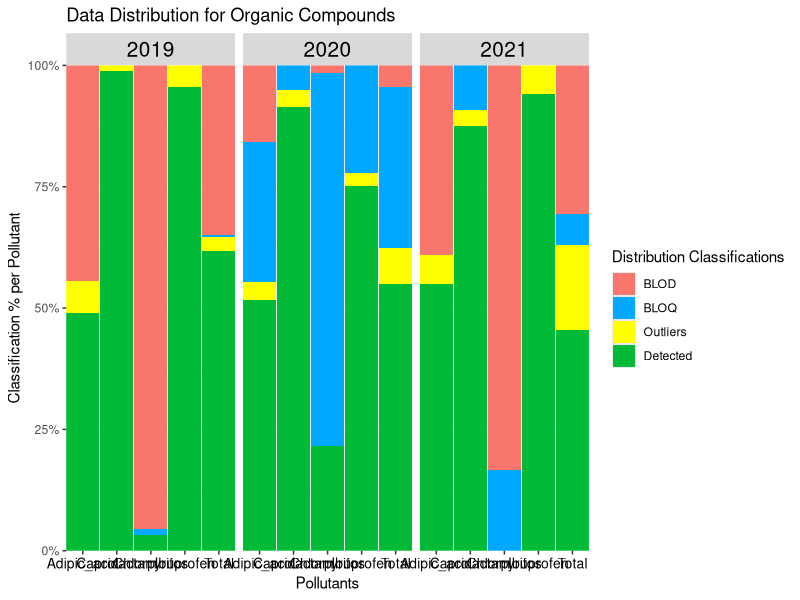
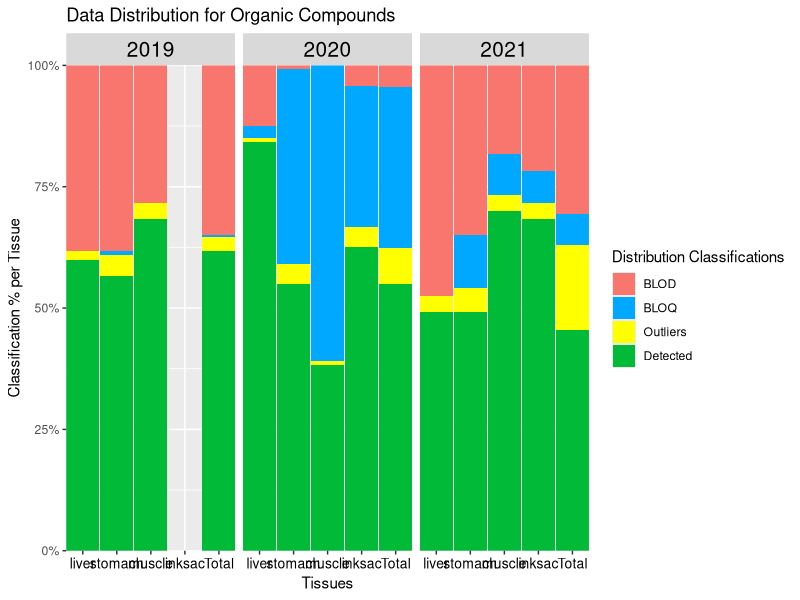

Generate these figures, in order, with R:
#LOADING LIBRARIES----
library(ggplot2)  # For plotting graphs
library(dplyr) # for data manipulation
library(tidyr) # For a collection of R packages used for data manipulation and visualization.
library(stringr) # For String Manipulation
library(tibble)



#Data Processor Function before doing analysis
#IT is recommended that the 'Keep_LOQ_values' argument remain as FALSE to remove all values below blank control (BB) or LOQ (BLOQ) to get a more accurate figure for the number of outliers within the dataset for the data distribution otherwise it will also classify values that are BB or BLOQ  as outliers leading to couble counting.
process_dataset_for_data_distribution <- function(data, keep_LOQ_values=FALSE) {
  # Check if the dataset is Heavy Metals (Ag is in the 16th column)
  if (grepl("Fe|Ag", colnames(data)[16])) {
    
    # Processing for Heavy Metals dataset
    data <- data %>%
      relocate(1:15, colnames(data)[16:25]) %>%
      mutate(across(4, ~ paste0(., ".")))  # Add "." to column 4
    
    # FUNCTIONS TO HELP MODIFY ID NUMBERS FOR FURTHER ANALYSIS (HM)
    ID_num_modifier <- function(x){#padding 0 to first two digits
      if (str_detect(substring(x[4],1,2),"\\.") == TRUE){ 
        modified_id=paste('0',substring(x[4],1,))
        modified_id<- gsub(" ", "",  modified_id)
        x[4] <- gsub(substring(x[4],1,), modified_id,  x[4])
      }
      return(x)
    }
    
    
    # Apply the 'ID_num_modifier' function and remove "." from the 'Area' column for data version 1 with numerical values as concentrationentrations
    data1 <- as.data.frame(t(apply(data, MARGIN = 1, ID_num_modifier)))
    data1$ID_num <- gsub("\\.", "", data1$ID_num)
    
    # Apply the 'ID_num_modifier' function and remove "." from the 'Area' column for data version 2 with classification groups (categorical values) representing concentration values
    data2 <- as.data.frame(t(apply(data, MARGIN = 1, ID_num_modifier)))
    data2$ID_num <- gsub("\\.", "", data2$ID_num)
    
    if(keep_LOQ_values == FALSE){
      cat("The LOQ values were replaced with 0.\n")
      # Replace "BLOQ" values with 0 in the relevant columns (16:25)
      data1[, 16:25] <- lapply(data1[, 16:25], gsub, pattern = ".*BLOQ.*", replacement = 0)
      data1[,c(16:25)] <- lapply(data1[,c(16:25)], gsub, pattern = ".*BB.*", replacement = 0)
      data1[,c(16:25)] <- lapply(data1[,c(16:25)], gsub, pattern = "^0$", replacement = 0)
      data1[,c(16:25)]  <- lapply(data1[,c(16:25)] , gsub, pattern = "N/A", replacement = 0)
      
      data2[,c(16:25)] <- lapply(data2[,c(16:25)], gsub, pattern = ".*BLOQ.*", replacement = 'BB+BLOQ')
      data2[,c(16:25)] <- lapply(data2[,c(16:25)], gsub, pattern = ".*BB.*", replacement = 'BB+BLOQ')
      data2[,c(16:25)] <- lapply(data2[,c(16:25)], gsub, pattern = "^0$", replacement = 'BLOD')
      data2[,c(16:25)]  <- lapply(data2[,c(16:25)] , gsub, pattern = "N/A", replacement = 'BLOD')
      data2[,c(16:25)] <- lapply(data2[,c(16:25)], gsub, pattern = "[0-9.]+", replacement = "Detected")
      return(list(dataset_with_numerical_values=data1, dataset_with_categorical_values=data2))
      
    }else{
      # Removing "BLOQ" and "BB" values in the relevant columns (16:25)
      data1[, 16:25] <- lapply(data1[, 16:25], gsub, pattern = " BLOQ", replacement = "")
      data1[,c(16:25)] <- lapply(data1[,c(16:25)], gsub, pattern = " BB", replacement = "")
      data1[,c(16:25)] <- lapply(data1[,c(16:25)], gsub, pattern = "^0$", replacement = 0)
      data1[,c(16:25)]  <- lapply(data1[,c(16:25)] , gsub, pattern = "N/A", replacement = 0)
      
      data2[,c(16:25)] <- lapply(data2[,c(16:25)], gsub, pattern = ".*BLOQ.*", replacement = 'BB+BLOQ')
      data2[,c(16:25)] <- lapply(data2[,c(16:25)], gsub, pattern = ".*BB.*", replacement = 'BB+BLOQ')
      data2[,c(16:25)] <- lapply(data2[,c(16:25)], gsub, pattern = "^0$", replacement = 'BLOD')
      data2[,c(16:25)]  <- lapply(data2[,c(16:25)] , gsub, pattern = "N/A", replacement = 'BLOD')
      data2[,c(16:25)] <- lapply(data2[,c(16:25)], gsub, pattern = "[0-9.]+", replacement = "Detected")
      
      process_with_user_input <- function() {
        # Ask the user if they want to keep LOQ values
        keep_loq <- readline(prompt = "Do you want to keep the original LOQ values? (yes/no): ")
        
        if (tolower(keep_loq) == "yes") {
          cat("You chose to keep LOQ values.\n")
          return("Keep LOQ") # Return a clear message indicating the choice
        } else if (tolower(keep_loq) == "no") {
          multiplier <- NA
          while (is.na(multiplier)) {
            user_input <- readline(prompt = "What number do you want to multiply the LOQ values by? ")
            multiplier <- suppressWarnings(as.numeric(user_input))
            
            if (is.na(multiplier)) {
              cat("Invalid input. Please enter a numeric value.\n")
            }
          }
          
          cat("You chose a multiplier of ", multiplier, ".\n")
          return(multiplier) # Return the chosen multiplier
        } else {
          cat("Invalid input. Please answer with 'yes' or 'no'.\n")
          return(NULL) # Return NULL for invalid input
        }
      }
      
      # To get user input for 
      user_choice <- process_with_user_input()
      
      # Modify "BLOQ" and "BB" values with userinput in the relevant columns (16:25)
      process_data <- function(data, multiplier) {
        # Validate user input
        if (is.na(multiplier)) {
          stop("Invalid multiplier. Please enter a numeric value.")
        }
        
        data1[, 16:25] <- lapply(16:25, function(index) {
          column <- data[[index]]  # Extract the column
          # Identify which values contain "BLOQ" or "BB"
          bloq_bb_mask <- grepl(" BLOQ| BB", column)
          # Remove "BLOQ" and "BB" text and convert to numeric
          cleaned_column <- suppressWarnings(as.numeric(gsub(" BLOQ| BB", "", column)))
          
          # Multiply only the masked values by the multiplier
          if (is.numeric(multiplier)) {
            cleaned_column[bloq_bb_mask] <- cleaned_column[bloq_bb_mask] * multiplier
          }
          
          # Return the updated column
          return(cleaned_column)
        })
        
        # Return the updated dataset
        return(list(dataset_with_numerical_values=data1, dataset_with_categorical_values=data2))
      }
      data1 <-process_data(data, user_choice)
      #return(list(dataset_with_numerical_values=data1, dataset_with_categorical_values=data2))
    }
    
  } else {
    # Processing for Organic Compounds dataset
    data <- data %>%
      relocate(Area, .after = ID_num) %>%
      mutate(across(4, ~ paste0(., ".")))  # Add "." to column 4
    
    # Convert column 6 to lowercase
    data[, 6] <- tolower(data[, 6])
    
    
    # FUNCTIONS TO HELP MODIFY ID NUMBERS FOR FURTHER ANALYSIS (HM)
    ID_num_modifier <- function(x){#padding 0 to first two digits
      if (str_detect(substring(x[4],1,2),"\\.") == TRUE){ 
        sk=paste('0',substring(x[4],1,))
        sk<- gsub(" ", "",  sk)
        x[4] <- gsub(substring(x[4],1,), sk,  x[4])
      }
      return(x)
    }
    
    # Apply the 'ID_num_modifier' function and remove "." from the 'Area' column for data version 1 with numerical values as concentrations
    data1 <- as.data.frame(t(apply(data, MARGIN = 1, ID_num_modifier)))
    data1$ID_num <- gsub("\\.", "", data1$ID_num)
    
    # Apply the 'ID_num_modifier' function and remove "." from the 'Area' column for data version 2 with classification groups representing concentration values
    data2 <- as.data.frame(t(apply(data, MARGIN = 1, ID_num_modifier)))
    data2$ID_num <- gsub("\\.", "", data2$ID_num)
    
    if(keep_LOQ_values == FALSE){
      cat("The LOQ values were replaced with 0.\n")
      # Replace "BLOQ", "N/A", and "0" values with 0 in the relevant columns (16:19)
      data1[, 16:19] <- lapply(data1[, 16:19], gsub, pattern = ".*BLOQ.*", replacement = 0)
      data1[, 16:19] <- lapply(data1[, 16:19], gsub, pattern = "N/A", replacement = 0)
      data1[, 16:19] <- lapply(data1[, 16:19], gsub, pattern = "^0$", replacement = 0)
      
      data2[,c(16:19)] <- lapply(data2[,c(16:19)], gsub, pattern = ".*BLOQ.*", replacement = 'BLOQ')
      data2[,c(16:19)] <- lapply(data2[,c(16:19)], gsub, pattern = "^0$", replacement = 'BLOD')
      data2[,c(16:19)]  <- lapply(data2[,c(16:19)] , gsub, pattern = "N/A", replacement = 'BLOD')
      data2[,c(16:19)] <- lapply(data2[,c(16:19)], gsub, pattern = "[0-9.]+", replacement = "Detected")
      
      return(list(dataset_with_numerical_values=data1, dataset_with_categorical_values=data2))
      
    }else{
      # Removing "BLOQ" and  values in the relevant columns (16:19)
      data1[, 16:19] <- lapply(data1[, 16:19], gsub, pattern = " BLOQ", replacement = "")
      data1[, 16:19] <- lapply(data1[, 16:19], gsub, pattern = "N/A", replacement = 0)
      data1[, 16:19] <- lapply(data1[, 16:19], gsub, pattern = "^0$", replacement = 0)
      
      data2[,c(16:19)] <- lapply(data2[,c(16:19)], gsub, pattern = ".*BLOQ.*", replacement = 'BLOQ')
      data2[,c(16:19)] <- lapply(data2[,c(16:19)], gsub, pattern = "^0$", replacement = 'BLOD')
      data2[,c(16:19)]  <- lapply(data2[,c(16:19)] , gsub, pattern = "N/A", replacement = 'BLOD')
      data2[,c(16:19)] <- lapply(data2[,c(16:19)], gsub, pattern = "[0-9.]+", replacement = "Detected")
      
      process_with_user_input <- function() {
        # Ask the user if they want to keep LOQ values
        keep_loq <- readline(prompt = "Do you want to keep LOQ values? (yes/no): ")
        
        if (tolower(keep_loq) == "yes") {
          cat("You chose to keep LOQ values.\n")
          return("Keep LOQ") # Return a clear message indicating the choice
        } else if (tolower(keep_loq) == "no") {
          multiplier <- NA
          
          while (is.na(multiplier)) {
            user_input <- readline(prompt = "What number do you want to multiply the LOQ values by? ")
            multiplier <- suppressWarnings(as.numeric(user_input))
            
            if (is.na(multiplier)) {
              cat("Invalid input. Please enter a numeric value.\n")
            }
          }
          
          cat("You chose a multiplier of ", multiplier, ".\n")
          return(multiplier) # Return the chosen multiplier
        } else {
          cat("Invalid input. Please answer with 'yes' or 'no'.\n")
          return(NULL) # Return NULL for invalid input
        }
      }
      
      # To get user input for 
      user_choice <- process_with_user_input()
      
      # Modify "BLOQ" and "BB" values with userinput in the relevant columns (16:25)
      process_data <- function(data, multiplier) {
        # Validate user input
        if (is.na(multiplier)) {
          stop("Invalid multiplier. Please enter a numeric value.")
        }
        data1[, 16:19] <- lapply(16:19, function(index) {
          column <- data[[index]]  # Extract the column
          # Identify which values contain "BLOQ" or "BB"
          bloq_bb_mask <- grepl(" BLOQ| BB", column)
          # Remove "BLOQ" and "BB" text and convert to numeric
          cleaned_column <- suppressWarnings(as.numeric(gsub(" BLOQ| BB", "", column)))
          
          # Multiply only the masked values by the multiplier
          if (is.numeric(multiplier)) {
            cleaned_column[bloq_bb_mask] <- cleaned_column[bloq_bb_mask] * multiplier
          }
          
          # Return the updated column
          return(cleaned_column)
        })
        # Return the updated dataset
        return(list(dataset_with_numerical_values=data1, dataset_with_categorical_values=data2))
      }
      data1 <-process_data(data, user_choice)
      #return(list(dataset_with_numerical_values=data1, dataset_with_categorical_values=data2))
    }
  }
}


# Data Processing for Heavy Metals dataset
heavymetals_data <- read.csv("2-Data Distribution/Final_Results_From_Task 1/Final_HMresults_mgkg.csv", header = TRUE)
datasets_for_heavy_metals_data_distribution <- process_dataset_for_data_distribution(heavymetals_data, keep_LOQ_values = FALSE) 


# Data Processing for Organic Compounds dataset
organiccompounds_data <- read.csv("2-Data Distribution/Final_Results_From_Task 1/Final_OCresults_mgkg.csv", header = TRUE)
datasets_for_organic_compounds_data_distribution <- process_dataset_for_data_distribution(organiccompounds_data, keep_LOQ_values = FALSE)




#FUNCTIONS FOR PROCESSING DATA

#This helper function iterates through the dataset_for_numerical_values_per_tissue by row in the concentration column. If the value is three times the mean of the other values within that dataset then it is flagged as an outlier. It also counts the number of outliers for each tissue in each year. 
#x=dataset_for_numerical_values_per_tissue which has already been subsetted per pollutant 
#y=input_dataset_numerical_values which is the initial dataset loaded before being subsetted.
outliercheck <- function(x, y){
  if (grepl("Fe|Ag", colnames(y)[16])) {
    column_range <- 16:25
    z<-y
  }else{
    column_range <- 16:19
    z<-y
  }
  
  #preparing empty lists to store results
  list0 <- list()
  list0names <- c()
  count_outliers<- c()
  
  #For loop iterates over dataset_for_numerical_values_per_tissue to find outlier based on compliance check. It iterates over each value within that dataset and if the value is three times the mean of the other values within that dataset then it is flagged as an outlier.
  for (row in 1:nrow(x)){
    if((as.numeric(x[row,'concentration']))>(3*mean(as.numeric(x[-row,'concentration'])))){
      count_outliers <- append(count_outliers, 1)
      x[row,'outlier'] <- 'yes'
    }else{
      count_outliers <- append(count_outliers, 0)
      x[row,'outlier'] <- 'no'
    }
  }
  
  #This dataset gives the  number of outliers for each tissue per pollutant and labelled as outlier count.
  final_count_outliers <- sum(count_outliers)
  list0<-append(list(final_count_outliers),list0, 0)
  name0 <- paste("summarized_categorical_values_1", sep = "")
  list0names <- append(list0names,name0)
  
  #This dataset tells you which value within the subsetted dataset is considered an outlier based on the rules set.
  list0<-append(list(x),list0, 0)
  name0 <- paste("outlier_detection_dataset1", sep = "")
  list0names <- append(list0names,name0)
  
  
  #NEED TO RECHECK THIS BECAUSE I MIGHT NOT NEED IT
  list0<-append(list(z),list0, 0)
  name0 <- paste("partial_input_dataset", sep = "")
  list0names <- append(list0names,name0)
  
  #Returning list to be further processsed
  return(outlier_dataset_list=list0)
}


#This helper function iterates uses the data_list input and subsets both the numerical and categoral datasets per year, pollutant and tissue for detailed processing of data distribution which includes summarizing the data per year, tissue and pollutant to find out which and how many of the concentration values using the classification categories (detected, below limit of quantification (BLOQ) and below limit of detection (BLOD) and Below blank control (BB)). In addition it uses the outliercheck function to detect and summarize the number of outliers in each subsetted dataset and returns summarized dataframes showing the detected outlier values and final datasets where the outliers are removed or not based on the users preference. It also returns the summarized categorical dataset showing the number of values for each category per year, pollutant and tissue.
summarizing_and_subsetting_datasets <- function (x, y, classification_categories, status_levels, column_range){
  
  
  #LOADING INPUT DATASETS
  #Loading datasets from lists to be subsetted later for data distribution processing
  Subset_of_dataset_with_numerical_values <- x[,c(column_range,1,3,6)]
  Subset_of_dataset_with_categorical_values <- y[,c(column_range,1,3,6)]
  
  
  
  input_dataset_numerical_values<-x #saving the dataset_with_numerical_values as the input dataset for outliercheck and fiinal_dataset creation
  #print(input_dataset_numerical_values)
  
  #loading classification categories
  {if(!is.na(classification_categories[1]))category1<-(classification_categories[1])}
  {if(!is.na(classification_categories[2]))category2<-(classification_categories[2])}
  {if(!is.na(classification_categories[3]))category3<-(classification_categories[3])}
  
  
  #HOUSEKEEPING BEFORE PROCESSING
  #Getting column names from datasets
  column_names <- colnames(input_dataset_numerical_values)[column_range]
  
  
  
  #arranging tissues into a vector specifically to rank them accoriding to toxicity (from tissue with highest toxicity to lowest)
  tissues <- c('liver', 'stomach', 'muscle', 'inksac')
  
  #Saving years as levels for for loop
  years <- levels(factor(input_dataset_numerical_values[,3]))
  
  #Changing loaded datasets to long format for further processing
  long_dataset_with_categorical_values <- Subset_of_dataset_with_categorical_values %>% pivot_longer(all_of(column_names), names_to = "pollutant", values_to = "status")
  
  long_dataset_with_numerical_values_no_zero <- Subset_of_dataset_with_numerical_values %>% pivot_longer(all_of(column_names), names_to = "pollutant", values_to = "concentration")%>%subset(concentration !=0)
  
  # long_dataset_with_numerical_values_with_zero <- Subset_of_dataset_with_numerical_values %>% pivot_longer(all_of(column_names), names_to = "pollutant", values_to = "concentration")
  
  
  
  #CREATING EMPTY DATAFRAMES
  
  
  #Empty dataframe to store the accumulated yearly total for the categorical values to be visualized later
  summarized_categorical_values_full <- data.frame(matrix(ncol=8, nrow = 0), check.names = FALSE)
  colnames(summarized_categorical_values_full)<-c('year', 'pollutant', 'Tissue', 'Total_N', classification_categories, 'Outliers')
  
  #Empty dataset for outlier detection using numerical dataset
  full_dataset_for_outlier_detection_using_numerical_values <- data.frame(matrix(ncol=5, nrow = 0), check.names = FALSE)
  colnames(full_dataset_for_outlier_detection_using_numerical_values)<-c('year','Tissue', 'pollutant', 'concentration', 'outlier')
  
  #Empty dataset for outlier count.
  summarized_categorical_values_1 <- data.frame(matrix(ncol=8, nrow = 0), check.names = FALSE)
  colnames(summarized_categorical_values_1)<-c('year', 'pollutant', 'Tissue', 'Total_N', classification_categories, 'Outliers')
  
  
  #Empty dataset for accumulated input dataset.
  full_input_dataset <- data.frame(matrix(ncol=ncol(input_dataset_numerical_values), nrow = 0), check.names = FALSE)
  colnames(full_input_dataset)<-colnames(input_dataset_numerical_values)
  
  
  
  #SUBSETTING INPUT DATASETS
  for (h in 1:length(years)){ 
    year <- years[h] 
    # This empty dataset was constructed to record the yearly total for the categorical values to be visualized later
    summarized_categorical_values_1 <- data.frame(matrix(ncol=8, nrow = 0), check.names = FALSE)
    colnames(summarized_categorical_values_1)<-c('year', 'pollutant', 'Tissue', 'Total_N', classification_categories, 'Outliers')
    
    #Empty dataframes for accumulated categirical data
    summarized_categorical_values_2_accumulated <- data.frame(matrix(ncol=8, nrow = 0), check.names = FALSE)
    colnames(summarized_categorical_values_2_accumulated)<-c('year', 'pollutant', 'Tissue', 'Total_N', classification_categories, 'Outliers')
    
    
    long_dataset_with_categorical_values_per_year <-as.data.frame(filter(long_dataset_with_categorical_values, Year==year))
    long_dataset_with_numerical_values_per_year<-as.data.frame(filter(long_dataset_with_numerical_values_no_zero, Year==year))
    
    # Used to subset categorical and numerical datasets per pollutant
    for (i in 1:length(column_names)) {
      pollutant_name <- column_names[i] 
      #Empty dataset for outlier detection using numerical dataset
      outlier_detection_using_numerical_values <- data.frame(matrix(ncol=5, nrow = 0), check.names = FALSE)
      colnames(outlier_detection_using_numerical_values) <-c('year','Tissue', 'pollutant', 'concentration', 'outlier')
      
      
      dataset_for_categorical_values_per_pollutant <-as.data.frame(filter(long_dataset_with_categorical_values_per_year, pollutant==pollutant_name))
      dataset_for_numerical_values_per_pollutant <-as.data.frame(filter(long_dataset_with_numerical_values_per_year, pollutant== pollutant_name))
      
      
      # Used to subset categorical and numerical datasets per tissue
      for(j in 1:length(tissues)){ 
        tissue_name <- tissues[j] 
        dataset_for_categorical_values_per_tissue<-as.data.frame(filter(dataset_for_categorical_values_per_pollutant, Tissue==tissue_name))
        dataset_for_numerical_values_per_tissue<-as.data.frame(filter(dataset_for_numerical_values_per_pollutant, Tissue==tissue_name)%>%mutate(outlier=NA))
        
        
        #summarizing dataset based on the count of each classification category with the final column as the sum of the outlier for the detected values using dataset_for_numerical_values_per_tissue   
        summarized_categorical_values_1[1,1] <- year
        summarized_categorical_values_1[1,2] <- pollutant_name
        summarized_categorical_values_1[1,3] <- tissue_name
        summarized_categorical_values_1[1,4] <- nrow(dataset_for_categorical_values_per_tissue)
        summarized_categorical_values_1[1,5] <- sum(str_count(dataset_for_categorical_values_per_tissue$status,category1))
        summarized_categorical_values_1[1,6] <- sum(str_count(dataset_for_categorical_values_per_tissue$status,fixed(category2)))
        summarized_categorical_values_1[1,7] <- sum(str_count(dataset_for_categorical_values_per_tissue$status,category3))
        # This "if function" is mainly used to accommodate datasets after being subsetted for tissue with at least one or no entries. for example; inksac in 2019.
        if(nrow(dataset_for_numerical_values_per_tissue)>1){
          summarized_categorical_values_1[1,8] <- outliercheck(x=dataset_for_numerical_values_per_tissue, y=input_dataset_numerical_values)[[1]]
          outlier_detection_dataset1 <- outliercheck(x=dataset_for_numerical_values_per_tissue, y=input_dataset_numerical_values)[[2]]
          outlier_detection_using_numerical_values <- rbind(outlier_detection_using_numerical_values, outlier_detection_dataset1)
          partial_input_dataset <- outliercheck(x=dataset_for_numerical_values_per_tissue, y=input_dataset_numerical_values)[[3]]
          full_input_dataset <- rbind(full_input_dataset, partial_input_dataset)
          #print(dataset_for_numerical_values_per_tissue)
        }else{ #If the number of rows for dataset_for_numerical_values_per_tissue is less than 1 then we run below code
          summarized_categorical_values_1[1,8] <- 0 #put 0 for last column in summarized_categorical_values_1 dataset
          #print(summarized_categorical_values_1)
          #Reconstruct the dataset_for_numerical_values_per_tissue to record the dearth in data for this tissue.
          dataset_for_numerical_values_per_tissue[ 1,'Year'] <- paste(year)
          dataset_for_numerical_values_per_tissue[ 1,'pollutant'] <- paste(pollutant_name)
          dataset_for_numerical_values_per_tissue[ 1,'Tissue'] <- paste(tissue_name)
          
          #If the dataset_for_numerical_values_per_tissue has atleast 1 row then we just keep the concentration
          if(nrow(dataset_for_numerical_values_per_tissue)==1){
            dataset_for_numerical_values_per_tissue[1,'concentration'] <- paste(dataset_for_numerical_values_per_tissue[,'concentration'])
          }else{ #If the dataset_for_numerical_values_per_tissue has no rows then we put the concentration as 0
            dataset_for_numerical_values_per_tissue[ 1,'concentration'] <- 0 
          }
          #Whether the dataset_for_numerical_values_per_tissue has 1 or no rows then we record in the last column that there are no outliers sinc there will be no other values to compare that one value of no values with.
          dataset_for_numerical_values_per_tissue[ 1,'outlier'] <- 'no'
          
          #Accumulating the dataset_for_numerical_values_per_tissue for a final dataset for all tissues
          outlier_detection_using_numerical_values <- rbind(outlier_detection_using_numerical_values, dataset_for_numerical_values_per_tissue)
          
        }
        #Accumulating the summarized_categorical_values_1 dataset for a final dataset for all tissues
        summarized_categorical_values_2_accumulated <- rbind(summarized_categorical_values_2_accumulated,summarized_categorical_values_1)
        
      } #Tissue
      #Accumulating the outlier_detection_using_numerical_values dataset for a final dataset for all tissues
      
      full_dataset_for_outlier_detection_using_numerical_values <- rbind(full_dataset_for_outlier_detection_using_numerical_values, outlier_detection_using_numerical_values)
      
      
    }# pollutants
    summarized_categorical_values_full <- rbind(summarized_categorical_values_full,summarized_categorical_values_2_accumulated)
    
    summarized_categorical_values_yearly_total <- data.frame(matrix(ncol=8, nrow = 0), check.names = FALSE)
    colnames(summarized_categorical_values_yearly_total)<-c('year', 'pollutant', 'Tissue', 'Total_N',classification_categories, 'Outliers')
    
    #summarizing datasets based on the count of each classification category using the long_dataset_with_categorical_values_per_year for the yearly categorical values 
    summarized_categorical_values_yearly_total[1,1] <- year
    summarized_categorical_values_yearly_total[1,2] <- 'Total'
    summarized_categorical_values_yearly_total[1,3] <- 'Total'
    summarized_categorical_values_yearly_total[1,4] <- nrow(long_dataset_with_categorical_values_per_year) 
    summarized_categorical_values_yearly_total[1,5] <- sum(str_count(long_dataset_with_categorical_values_per_year$status,category1))
    summarized_categorical_values_yearly_total[1,6] <- sum(str_count(long_dataset_with_categorical_values_per_year$status,fixed(category2)))
    summarized_categorical_values_yearly_total[1,7] <- sum(str_count(long_dataset_with_categorical_values_per_year$status,category3))
    summarized_categorical_values_yearly_total[1,8] <- sum(as.numeric(summarized_categorical_values_full$Outliers))
    #print(long_dataset_with_categorical_values_per_year)
    #Accumulating the summarized_categorical_values_yearly_total for each year into one dataset.
    summarized_categorical_values_full <- rbind(summarized_categorical_values_full, summarized_categorical_values_yearly_total)
  } #years
  summarized_categorical_values_full1 <- summarized_categorical_values_full
  #print(summarized_categorical_values_full%>%filter(year == 2021))
  #print(summarized_categorical_values_full1%>%filter(year == 2021))
  
  for(row in 1:nrow(summarized_categorical_values_full1)) {
    summarized_categorical_values_full1[row,'Detected'] <- summarized_categorical_values_full1[row,'Detected']-summarized_categorical_values_full1[row,'Outliers']
  }
  status_levels<- status_levels
  final_dataset_categorical_values<- summarized_categorical_values_full1 %>% pivot_longer(all_of(status_levels), names_to = "status", values_to = "values")
  
  
  
  final_dataset_for_plotting_by_tissue <- final_dataset_categorical_values %>%group_by(status, Tissue,pollutant, year) %>%mutate(Percentage = (values/Total_N)* 100) #correct (status, Tissue,pollutant, year)
  
  
  final_dataset_for_plotting_by_pollutants <- final_dataset_categorical_values %>%
    filter(!(Tissue == "inksac" & year == 2019)) %>%  # Remove rows with inksacs and 2019
    group_by(status,pollutant, year) %>%
    mutate(Percentage = (values / Total_N) * 100)
  # print("fdcv")
  # print(final_dataset_categorical_values %>% filter(pollutant == 'Hg'& year == 2021))
  # print('fdfp')
  # print(final_dataset_for_plotting %>% filter(pollutant == 'Hg'& year == 2021))
  # }else{
  #   stop("Please enter either 'Tissues' or 'Pollutants' for 'distribution_using' to view data distribution")
  # }
  
  final_dataset_for_plotting_by_tissue[is.na(final_dataset_for_plotting_by_tissue) | final_dataset_for_plotting_by_tissue < 0] = 0
  
  final_dataset_for_plotting_by_pollutants[is.na(final_dataset_for_plotting_by_pollutants) | final_dataset_for_plotting_by_pollutants < 0] = 0
  
  #final_dataset_for_plotting[is.na(final_dataset_for_plotting)] = 0
  
  print('Below are the final results from summarizing_and_subsetting_datasets function')
  print('This dataset is called summarized_categorical_values_full')
  print(summarized_categorical_values_full)
  print('This dataset is called outlier_detection_using_numerical_value')
  print(outlier_detection_using_numerical_values)
  print('This dataset is called final_dataset_for_plotting_by_tissues')
  print(as.data.frame(final_dataset_for_plotting_by_tissue))
  print('This dataset is called final_dataset_for_plotting_by_pollutants')
  print(as.data.frame(final_dataset_for_plotting_by_pollutants))
  
  return(list (summarized_categorical_values_full=summarized_categorical_values_full, full_dataset_for_outlier_detection_using_numerical_values=full_dataset_for_outlier_detection_using_numerical_values,input_dataset_numerical_values=input_dataset_numerical_values, final_dataset_for_plotting_by_tissue=final_dataset_for_plotting_by_tissue, final_dataset_for_plotting_by_pollutants=final_dataset_for_plotting_by_pollutants))
}


#This helper function iterates through the outlier_detection_using_numerical_values dataset by row. If the outlier column says yes then it picks out the pollutant for that row to match it with the column name from the input_dataset_numerical_values. When it matches based on the same ID, Year and Tissues and if the user chooses keep the outliers in the dataset, they can do so or replace the outliers with 0 and return a new dataset.
#x=outlier_detection_using_numerical_values 
#y=input_dataset_numerical_values
final_dataset_numerical_values <- function(data_list, keep_outliers, column_range){
  
  #LOADING DATASETS FOR PROCESSING 
  outlier_detection_using_numerical_values <-data_list$full_dataset_for_outlier_detection_using_numerical_values
  input_dataset_numerical_values <-data_list$input_dataset_numerical_values
  #FOR LOOP USED TO PROCESS FINAL DATASET
  for (value in 1:nrow(outlier_detection_using_numerical_values)){
    if(outlier_detection_using_numerical_values[value,'outlier']=='yes'){
      contaminant <- unique(outlier_detection_using_numerical_values[value,'pollutant'])
      for(column_index in 1:length(column_range)){
        if(colnames(input_dataset_numerical_values)[column_index+15]!= contaminant){
          next
        }else{
          for (row in 1:nrow(input_dataset_numerical_values)){
            if(outlier_detection_using_numerical_values[value,'ID']==input_dataset_numerical_values[row,'ID'] & outlier_detection_using_numerical_values[value,'Year']==input_dataset_numerical_values[row,'Year'] & outlier_detection_using_numerical_values[value,'Tissue']==input_dataset_numerical_values[row,'Tissue']){
              if (keep_outliers == FALSE){
                input_dataset_numerical_values[row,column_index+15] <- 0
                final_dataset_for_numerical_values <- input_dataset_numerical_values
                print('Im here')
              }else{
                input_dataset_numerical_values[row,column_index+15]<-input_dataset_numerical_values[row,column_index+15]
                final_dataset_for_numerical_values <- input_dataset_numerical_values
                
              }
              
              final_dataset_for_numerical_values <- input_dataset_numerical_values
            }else{ #If the IDs, Year and Tissue are not equal to each other then it goes to the value in the input_dataset_numerical_values until the IDs, Year and Tissue match up with those from the outlier_detection_using_numerical_values
              next
            }
          }
        }
      }
    }else{ #If outlier is not equal to 'yes' then it goes to the next value 
      next
    }
    
  }
  return(final_dataset_for_numerical_values)
}


#This helper function plots the data distribution for visualization purposes.
visualization <- function(data_list1){
  
  #LOADING DATASET FOR PLOTTING
  final_dataset_for_plotting_by_tissue <- data_list1$final_dataset_for_plotting_by_tissue #Loading dataset for plotting distribution by tissues
  
  final_dataset_for_plotting_by_pollutants <- data_list1$final_dataset_for_plotting_by_pollutants #Loading dataset for plotting distribution by pollutants
  
  #Preparing empty lists to store results
  list0 <- list()
  list0names <- c()
  
  #Used to create plots
  if (grepl("Fe|Ag", final_dataset_for_plotting_by_pollutants[1,'pollutant'])) {
    status_levels<- c('BLOD','BB+BLOQ','Outliers','Detected')
    Colors <-setNames( c('#F8766D','#00A9FF','yellow','#00BA38'),status_levels)
    pollutant_levels <- c("Ag","Cd","Co","Cu","Fe","Hg","Ni","Pb","Tl","Zn", "Total")
    
    plot_pollutants <-ggplot(final_dataset_for_plotting_by_pollutants, aes(x = factor(pollutant, levels = pollutant_levels), y = Percentage, fill= factor(status, levels = status_levels))) + geom_bar(stat="summary", width=0.97) + scale_fill_manual(values=Colors)+
      coord_cartesian(expand = FALSE)+
      labs(title = paste('Data Distribution for Heavy Metals',sep =" "),
           y = "Classification % per Pollutant", x = "Pollutants", fill= 'Distribution Classifications')+
      #scale_fill_manual(values=Colors)+
      scale_y_continuous(labels = function(x) paste0(x, "%"))+
      facet_wrap(vars(year), scales ="free_x", ncol=3, drop = FALSE)+ theme(strip.text = element_text(size = 15, colour = 'black'), axis.text.x = element_text(size = 10, colour = 'black'))
    print(plot_pollutants)
    list0<-append(list(plot_pollutants),list0, 0)
    name0 <- paste("Data Distribution Barplots", sep = "")
    list0names <- append(list0names,name0)
    
    status_levels<- c('BLOD','BB+BLOQ','Outliers','Detected')
    Colors <-setNames( c('#F8766D','#00A9FF','yellow','#00BA38'),status_levels)
    tissue_levels <- c("liver","stomach","muscle","inksac","Total")
    plot_tissues <-ggplot(final_dataset_for_plotting_by_tissue, aes(x = factor(Tissue, levels = tissue_levels), y = Percentage, fill= factor(status, levels = status_levels))) + geom_bar(stat="summary", width=0.97) + scale_fill_manual(values=Colors)+
      coord_cartesian(expand = FALSE)+
      labs(title = paste('Data Distribution for Heavy Metals',sep =" "),
           y = "Classification % per Tissue", x = "Tissues", fill= 'Distribution Classifications')+
      #scale_fill_manual(values=Colors)+
      scale_y_continuous(labels = function(x) paste0(x, "%"))+
      facet_wrap(vars(year), scales ="free_x", ncol=3, drop = FALSE)+ theme(strip.text = element_text(size = 15, colour = 'black'), axis.text.x = element_text(size = 10, colour = 'black'))
    print(plot_tissues)
    list0<-append(list(plot_tissues),list0, 0)
    name0 <- paste("Data Distribution Barplots", sep = "")
    list0names <- append(list0names,name0)
  }else{
    status_levels<- c('BLOD','BLOQ','Outliers','Detected')
    Colors <-setNames( c('#F8766D','#00A9FF','yellow','#00BA38'),status_levels)
    pollutant_levels <- c("Adipic_acid","Caprolactam","Chlorpyrifos","Ibuprofen","Total")
    
    plot_pollutants <-ggplot(final_dataset_for_plotting_by_pollutants, aes(x = factor(pollutant, levels = pollutant_levels), y = Percentage, fill= factor(status, levels = status_levels))) + geom_bar(stat="summary", width=0.97) + scale_fill_manual(values=Colors)+
      coord_cartesian(expand = FALSE)+
      labs(title = paste('Data Distribution for Organic Compounds',sep =" "),
           y = "Classification % per Pollutant", x = "Pollutants", fill= 'Distribution Classifications')+
      #scale_fill_manual(values=Colors)+
      scale_y_continuous(labels = function(x) paste0(x, "%"))+
      facet_wrap(vars(year), scales ="free_x", ncol=3, drop = FALSE)+ theme(strip.text = element_text(size = 15, colour = 'black'), axis.text.x = element_text(size = 10, colour = 'black'))
    print(plot_pollutants)
    list0<-append(list(plot_pollutants),list0, 0)
    name0 <- paste("Data Distribution using pollutants", sep = "")
    list0names <- append(list0names,name0)
    
    status_levels<- c('BLOD','BLOQ','Outliers','Detected')
    Colors <-setNames( c('#F8766D','#00A9FF','yellow','#00BA38'),status_levels)
    tissue_levels <- c("liver","stomach","muscle","inksac","Total")
    plot_tissues <-ggplot(final_dataset_for_plotting_by_tissue, aes(x = factor(Tissue, levels = tissue_levels), y = Percentage, fill= factor(status, levels = status_levels))) + geom_bar(stat="summary", width=0.97) + scale_fill_manual(values=Colors)+
      coord_cartesian(expand = FALSE)+
      labs(title = paste('Data Distribution for Organic Compounds',sep =" "),
           y = "Classification % per Tissue", x = "Tissues", fill= 'Distribution Classifications')+
      #scale_fill_manual(values=Colors)+
      scale_y_continuous(labels = function(x) paste0(x, "%"))+
      facet_wrap(vars(year), scales ="free_x", ncol=3, drop = FALSE)+ theme(strip.text = element_text(size = 15, colour = 'black'), axis.text.x = element_text(size = 10, colour = 'black'))
    print(plot_tissues)
    list0<-append(list(plot_tissues),list0, 0)
    name0 <- paste("Data Distribution using tissues", sep = "")
    list0names <- append(list0names,name0)
  }  
  
  names(list0) <- list0names
  return(data_distribution_plots=list0)
}


#This main Function incorporates all the previous functions to help  process the data and create the tables and graphs needed to visualize and interpret the data distribution. The keep_outliers argument is for the final updated dataset. If it is 'FALSE' then it replaces the outliers with 0 in the updated final dataset. If 'TRUE' then it keeps the outliers. 
data_distribution <- function(data_list, keep_outliers){
  
  dataset_with_categorical_values <- data_list$dataset_with_categorical_values
  dataset_with_numerical_values <- data_list$dataset_with_numerical_values
  
  keep_outliers
  
  x <- data_list$dataset_with_categorical_values
  
  if (grepl("Fe|Ag", colnames(x)[16])) {
    
    column_range <- 16:25
    
    classification_categories <- c('BLOD',"BB+BLOQ",'Detected')
    
    status_levels <- c('BLOD',"BB+BLOQ", 'Outliers', 'Detected')
    
    data_list1 <- summarizing_and_subsetting_datasets(dataset_with_numerical_values, dataset_with_categorical_values, classification_categories, status_levels, column_range)
    
    new_dataset <- final_dataset_numerical_values(data_list1, keep_outliers, column_range)
    
    print(new_dataset)
    
    graph <- visualization (data_list1)
    
  }else{
    
    column_range <- 16:19
    
    classification_categories <- c('BLOD',"BLOQ",'Detected')
    
    status_levels <- c('BLOD',"BLOQ", 'Outliers', 'Detected')
    
    #Loading datasets from lists to be subsetted later for data distribution processing
    dataset_with_categorical_values <- data_list$dataset_with_categorical_values
    dataset_with_numerical_values <- data_list$dataset_with_numerical_values
    
    data_list1 <- summarizing_and_subsetting_datasets(x=dataset_with_numerical_values, y=dataset_with_categorical_values, classification_categories, status_levels, column_range)
    
    new_dataset <- final_dataset_numerical_values(data_list1, keep_outliers, column_range)
    
    graph <- visualization (data_list1)
    
  }
  return(list (summarized_and_subsetted_datasets=data_list1, #summarized and subsetted the datasets finding the outliers and counting the classification categories for each pollutant in each year and for each tissue.  
               updated_dataset_of_numerical_values=new_dataset, #if outliers are chosen to be removed then all the outliers in the updated dataset will be zero
               data_distribution_graph=graph))
}

final_list <- data_distribution(datasets_for_organic_compounds_data_distribution, keep_outliers=TRUE)

